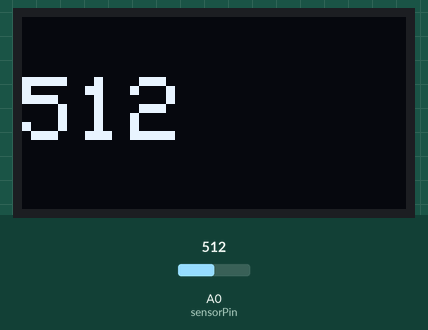
The sketch below on a simulated Arduino Uno, built with avr-gcc and run on an emulated ATmega328P. Shown: 128×64 one-colour display. The test bench sets the inputs (shaded band); at power-on: A0 (sensorPin) = 512. What the sketch prints to the serial monitor is not drawn.

Above: at 3.2 s.
3.3 s: A0 (sensorPin) set to 716
At 5.2 s:
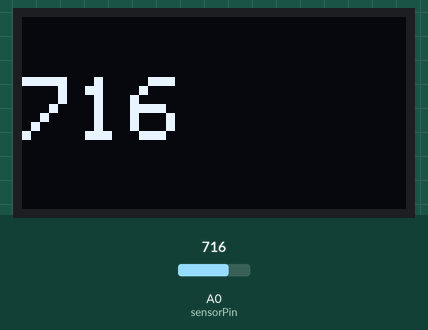
5.6 s: A0 (sensorPin) set to 900
At 7.3 s:
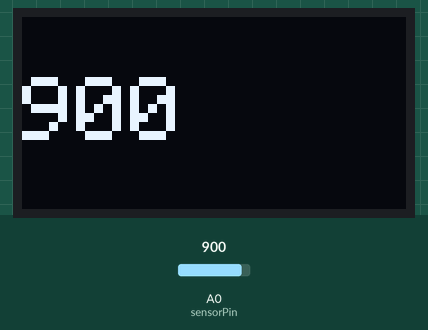
7.6 s: A0 (sensorPin) set to 1023
At 8.6 s:
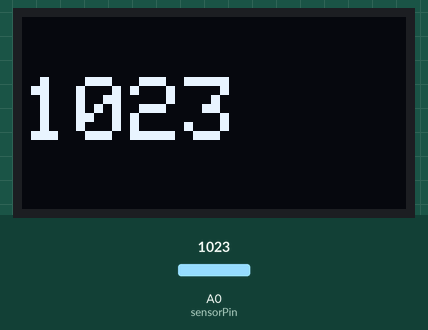
Timing chart, 0 to 10.6 s (numbered marks = the images above; inputs shaded):
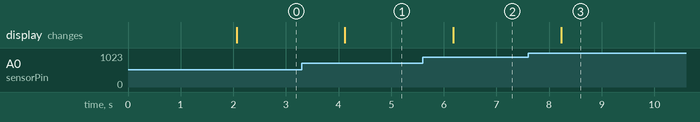

The sketch:

WCMCU_opt_101_sensor_with_Arduino.ino
```cpp
#include <Adafruit_GFX.h>
#include <Adafruit_SSD1306.h>

#define SCREEN_WIDTH 128 // OLED display width, in pixels
#define SCREEN_HEIGHT 64 // OLED display height, in pixels

// Declaration for an SSD1306 display connected to I2C (SDA, SCL pins)
#define OLED_RESET     -1 // Reset pin # (or -1 if sharing Arduino reset pin)
Adafruit_SSD1306 display(SCREEN_WIDTH, SCREEN_HEIGHT, &Wire, OLED_RESET);


int sensorPin = A0;
int sensorValue = 0;  // variable to store the value coming from the sensor

void setup() {
  Serial.begin(9600);
  pinMode(sensorPin, INPUT);
  display.begin(SSD1306_SWITCHCAPVCC, 0x3C);
  delay(2000);
  display.clearDisplay();
  display.setTextColor(WHITE);
  delay(10);
}

void loop() {
  // read the value from the sensor:
  sensorValue = analogRead(sensorPin);
  Serial.println(sensorValue);
  display.clearDisplay();
  display.setTextSize(3);
  display.setCursor(0, 20);
  display.print(sensorValue);
  display.display();
  delay(1000);
}
```

Measured:
- after the input at 3.3 s, the display: changes after 0.82 s (image 1)
- after the input at 5.6 s, the display: changes after 0.58 s (image 2)
- after the input at 7.6 s, the display: changes after 0.63 s (image 3)
